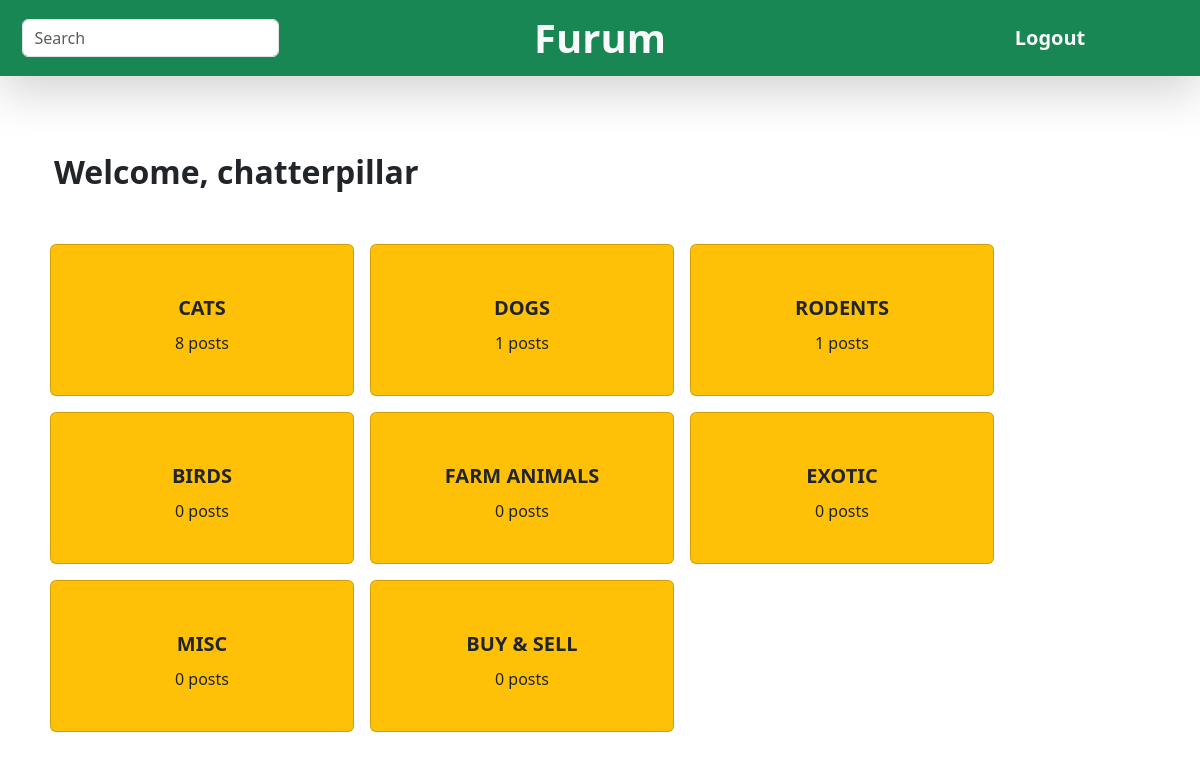
The page /furum/ (signed in) on the database its author committed.
### furumapp/models.py (models this page shows, shortened)
class Topic(models.Model):
    topic = models.CharField(max_length=1000)
    slug = models.CharField(max_length=1000)
    post_count = models.IntegerField()

### furumapp/views.py (the view)
# urls.py: path('', views.Home_View, name='home'),
def Home_View(request):
    topics = Topic.objects.all()
    return render(request, "furumapp/index.html", {"topics" : topics})

### furumapp/templates/furumapp/index.html
{% extends "furumapp/base.html" %}
{% load static %}
{% block content %}
    <div class="container mt-5 p-4">
                <p class="fs-2 fw-bold">Welcome, chatterpillar</p>
    </div>
    <div class="container d-flex flex-row flex-wrap">
        {% if topics %}
                {% for topic in topics %}
                    <div class="card bg-warning m-2 py-4" style="width: 19rem;">
                          <div class="card-body d-flex flex-column align-items-center">
                                <a href="/furum/posts/{{ topic.slug }}" class="link-dark text-center text-decoration-none fs-5 fw-bold my-2 stretched-link">{{ topic.topic }}</a>
                                <p class="card-text">{{ topic.post_count }} posts</p>
                          </div>
                    </div>
                {% endfor %}
        {% endif %}
    </div>
{% endblock %}

### rows shown on the page
Topic: topic "CATS", post_count "8"
Topic: topic "DOGS", post_count "1"
Topic: topic "RODENTS", post_count "1"
Topic: topic "BIRDS", post_count "0"
Topic: topic "FARM ANIMALS", post_count "0"
Topic: topic "EXOTIC", post_count "0"
Topic: topic "MISC", post_count "0"
Topic: topic "BUY & SELL", post_count "0"
